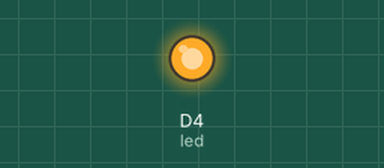
Recording of a sketch running on a simulated ESP8266 (NodeMCU). Parts: output pins drawn as LEDs (lit = HIGH). WiFi joins after 1.5 s; servers stay silent unless stated; uploads are accepted with an empty reply; what the sketch prints to the serial monitor is not drawn.

Above: at 14.3 s.
At 34.6 s:
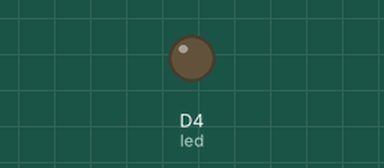
Timing chart, 0 to 56.6 s (numbered marks = the images above):
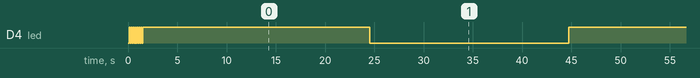

Measured:
- by itself, D4 (led): HIGH → LOW at 0.21 s, → HIGH 0.10 s later, → LOW 0.10 s later, → HIGH 0.10 s later, … (20 changes in this stretch)

The sketch:

Dweeter4.ino
```cpp
// post status to jsonplaceholder and Dweet.io
// uses Wifi.begin()
// see it at https://dweet.io/follow/raja-vz-raman

#include <ESP8266WiFi.h>
#include <ESP8266HTTPClient.h>

const char* ssid     = "RajaMobile";
const char* password = "xxxxx";

//#define USE_DWEET

#ifdef USE_DWEET
  // plots a ramp on Dweet
  const char * url = "https://dweet.io/dweet/for/raja-vz-raman";     // returns verbose response json
  //const char * url = "https://dweet.io/dweet/quietly/for/raja-vz-raman";  // silent mode, returns 204
  const char * thumb_print = "4a4e39710b7dd795d23506c1c4bf488d925e3fed";
  const char *  get_url = "https://dweet.io/follow/raja-vz-raman";
  bool use_thumb_print = true;
#else
  // This URL returns your json in a neat printable format
  const char * url = "http://jsonplaceholder.typicode.com/users";
  const char * thumb_print ="dummy";
  //const char *  get_url = "http://jsonplaceholder.typicode.com/users";   // dumps all 10 users
  const char *  get_url = "http://jsonplaceholder.typicode.com/users/3";   // get one user
  bool use_thumb_print = false;
#endif

int data_counter = 0;
int led  = D4;  // GPIO 2,  active LOW
bool led_status = 0;
unsigned long PACKET_DELAY = 20000;  // 30000;

void setup() {
    Serial.begin (115200);
    Serial.setDebugOutput(true);
    Serial.println ("\n\n**********************Dweeter 8266 starting...*********************\n\n");
    delay(10);
    pinMode(led, OUTPUT);
    blink();
    connect_wifi();
}

// TODO: crashes if net connection is plugged out; reset WDT, replace String with sprintf
int errors[5] = {0,0,0,0,0};
void loop() {
    String payload = String("{\"Tally\": \"")+ errors[0]+" "+ errors[1]+" "+
                    errors[2]+" "+ errors[3]+" "+ errors[4]+  "\" , " +
                    "\"SawTooth\" : " +data_counter  +"}";
    Serial.println(payload);
    int result = send_status(payload.c_str());  // make a POST request
    Serial.print("Result: ");
    Serial.println(result);
    ESP.wdtFeed();
    errors[result] = errors[result]+1;
    yield();
    data_counter = (data_counter+1)%10;
    led_status = !led_status;
    digitalWrite(led, led_status);
    //delay(3000);
    //get_status();  // make another GET request
    delay(PACKET_DELAY);
}

void connect_wifi() {
    WiFi.mode(WIFI_OFF);  // avoid startup delays
    delay(1000);
    WiFi.mode(WIFI_STA);
    //wifi_set_sleep_type(NONE_SLEEP_T);
    Serial.print("Connecting to :");
    Serial.println(ssid);
    WiFi.begin(ssid, password);
    int timeout = 40;
    while (WiFi.status() != WL_CONNECTED) {
      delay(500);  // this should feed the WDT
      //ESP.wdtFeed();
      Serial.print(".");
      if (--timeout <= 0) break;
    }
    Serial.print("!\ntimeout :");
    Serial.println(timeout);
    Serial.print("Wifi status:");
    Serial.println(WiFi.status());
    if (WiFi.status() != WL_CONNECTED)
      Serial.println("Could not connect to WiFi");
    else
      Serial.println("WiFi connected");
}

int send_status (const char* payload) {
    if(WiFi.status()!= WL_CONNECTED) {
        Serial.println("No wifi connection!");
        //connect_wifi();  // this will be done automatically
        return 1;
    }
    HTTPClient htclient;
    bool begun = false; // this is not useful ?!
    Serial.print("Connecting to: ");
    Serial.println(url);

    if (use_thumb_print)
        begun = htclient.begin (url, thumb_print);
    else
        begun = htclient.begin (url);

    Serial.print ("Connected to server ? : ");
    Serial.println (begun);

    if (!begun) {
      yield();
      Serial.println ("Could not connect !");
      htclient.end();   // close connection
      return 2;
    }

    //Serial.println(payload);
    htclient.addHeader("Content-Type", "application/json");
    int retcode = htclient.POST(payload);
    Serial.print("Result code:");
    Serial.println(retcode);
    if (retcode < 0) {
      yield();
      ESP.wdtFeed();
      Serial.println ("Could not POST data !");
      htclient.end();   // close connection
      return 3;
    }
    if (retcode < 200 || retcode >= 300) {
      yield();
      Serial.println ("HTTP error !");
      htclient.end();   // close connection
      return 4;
    }
    String response = htclient.getString();
    Serial.println("Response:");
    Serial.println(response);
    Serial.println("Client disconnected.");
    Serial.println("");
    htclient.end();   // close connection
    return 0;
}

void get_status() {
    if(WiFi.status()!= WL_CONNECTED) {
        Serial.println("No wifi connection!");
        //connect_wifi();  // this will be done automatically
        return;
    }
    HTTPClient htclient;
    bool begun = false; // this is not useful ?!
    Serial.print("Retrieving from: ");
    Serial.println(get_url);
    begun = htclient.begin (get_url);
    //begun = htclient.begin (get_url, thumb_print);

    Serial.print ("Connected to server ? : ");
    Serial.println (begun);

    int retcode = htclient.GET();
    Serial.print("Result code:");
    Serial.println(retcode);
    String response = htclient.getString();
    Serial.println("Response:");
    Serial.println(response);
    Serial.println("Client disconnected.");
    Serial.println("");
    htclient.end();   // close connection
}

void blink() {
    for (int i=0; i<8; i++) {
      digitalWrite(led, LOW);
      delay(100);
      digitalWrite(led, HIGH);
      delay(100);
    }
}
```
